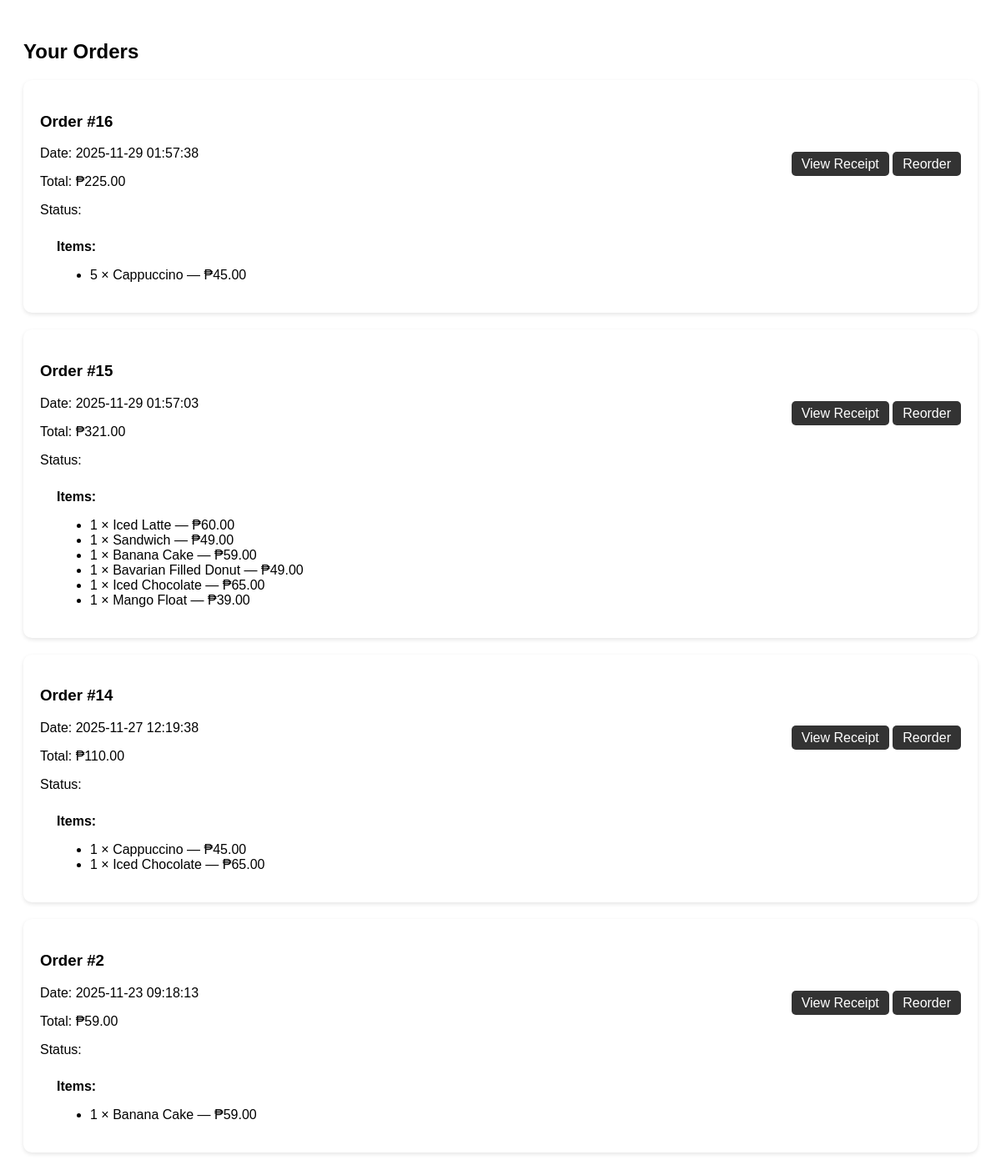
The app's page /order_history.php (signed in) with its own data.
### tables this page shows
CREATE TABLE `orders` (
  `id` int(11) NOT NULL,
  `user_id` int(11) DEFAULT NULL,
  `total` decimal(10,2) DEFAULT NULL,
  `created_at` timestamp NOT NULL DEFAULT current_timestamp()
);

### order_history.php (the view, shortened to what this page needs)
<?php
include "includes/db.php";
$user_id = $_SESSION['user']['id'];
$orders = $conn->query("
    SELECT * FROM orders
    WHERE user_id = $user_id
    ORDER BY id DESC
");
?>
<!DOCTYPE html>
<html>
<head>
</head>
<body>
<h2>Your Orders</h2>
<?php while ($order = $orders->fetch_assoc()): ?>
<div class="order-box">
    <div class="order-header">
        <div>
            <h3>Order #<?= $order['id'] ?></h3>
            <p>Date: <?= $order['created_at'] ?></p>
            <p>Total: ₱<?= number_format($order['total'],2) ?></p>
            <p>Status: <span class="status-badge status-<?= str_replace(' ','',$order['status']) ?>">
            </span></p>
        </div>
        <div>
            <a href="invoice.php?order_id=<?= $order['id'] ?>" class="btn">View Receipt</a>
            <a href="reorder.php?order_id=<?= $order['id'] ?>" class="btn">Reorder</a>
        </div>
    </div>
    <div class="products-list">
        <strong>Items:</strong>
        <ul>
        <?php
            $oid = $order['id'];
            $items = $conn->query("
                SELECT oi.qty, oi.price, p.name
                FROM order_items oi
                JOIN products p ON oi.product_id = p.id
                WHERE order_id = $oid
            ");
            while ($it = $items->fetch_assoc()):
        ?>
            <li><?= $it['qty'] ?> × <?= $it['name'] ?> — ₱<?= number_format($it['price'],2) ?></li>
        <?php endwhile; ?>
        </ul>
    </div>
</div>
<?php endwhile; ?>
</body>
</html>

### order_history.php (style rules this page uses)
body { font-family: Arial; padding: 20px; }
.order-box { background:#fff; padding:20px; margin-bottom:20px; border-radius:10px; box-shadow:0 2px 5px rgba(0,0,0,0.1); }
.order-header { display:flex; justify-content:space-between; align-items:center; }
.products-list { margin-top:10px; padding-left:20px; }
a.btn { padding:6px 12px; background:#333; color:white; text-decoration:none; border-radius:5px; }
.status-badge { padding:5px 10px; border-radius:5px; color:white; font-size:14px; }

### records on screen
orders: id "16", created_at "2025-11-29 01:57:38", total "225.00", qty "5", name "Cappuccino", price "45.00"
orders: id "15", created_at "2025-11-29 01:57:03", total "321.00", qty "1", name "Iced Latte", price "60.00", name "Sandwich", price "49.00", name "Banana Cake", price "59.00", name "Bavarian Filled Donut", name "Iced Chocolate", price "65.00", name "Mango Float", price "39.00"
orders: id "14", created_at "2025-11-27 12:19:38", total "110.00", qty "1", name "Cappuccino", price "45.00", name "Iced Chocolate", price "65.00"
orders: id "2", created_at "2025-11-23 09:18:13", total "59.00", qty "1", name "Banana Cake", price "59.00"
